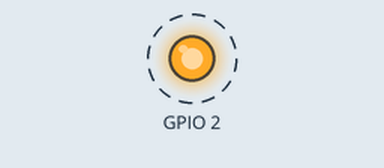
Simulated run of this program. Board: ESP32. Parts: output pins drawn as LEDs (lit = HIGH). Dashed ring = blinking. What the program prints to the serial monitor is not drawn.

Above: at 0.5 s.
Timing chart, 0 to 4.6 s (numbered marks = the images above):
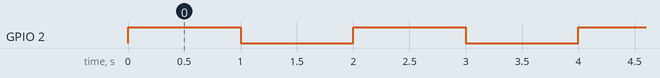

Measured:
- by itself, GPIO 2: alternates HIGH for 1.0 s and LOW for 1.0 s

The program:

main.cpp
```cpp
#include <Arduino.h>
#include "components/SwitchComponent.h"

SwitchComponent led(2);

void setup() {

}

void loop() {
  led.toggle();
  delay(1000);

}

// put function definitions here:
int myFunction(int x, int y) {
  return x + y;
}
```

SwitchComponent.h
```cpp
#ifndef SWITCH_COMPONENT_H
#define SWITCH_COMPONENT_H

#include <Arduino.h>

class SwitchComponent {
    private:
        int pin;

        void turnOn() {
            Serial.printf("turning on pin %d \n", this->pin);

            digitalWrite(this->pin, HIGH);
        }

        void turnOff() {
            Serial.printf("Turning off pin %d \n", this->pin);

            digitalWrite(this->pin, LOW);
        }

    public:
        SwitchComponent(int pin) {
            this->pin = pin;
            Serial.printf("Using pin %d \n", this->pin);

            pinMode(this->pin, OUTPUT);
            digitalWrite(this->pin, LOW);
        }

        void toggle() {
            if(digitalRead(this->pin)) {
                turnOff();
            } else {
                turnOn();
            }
        }
};

#endif
```
